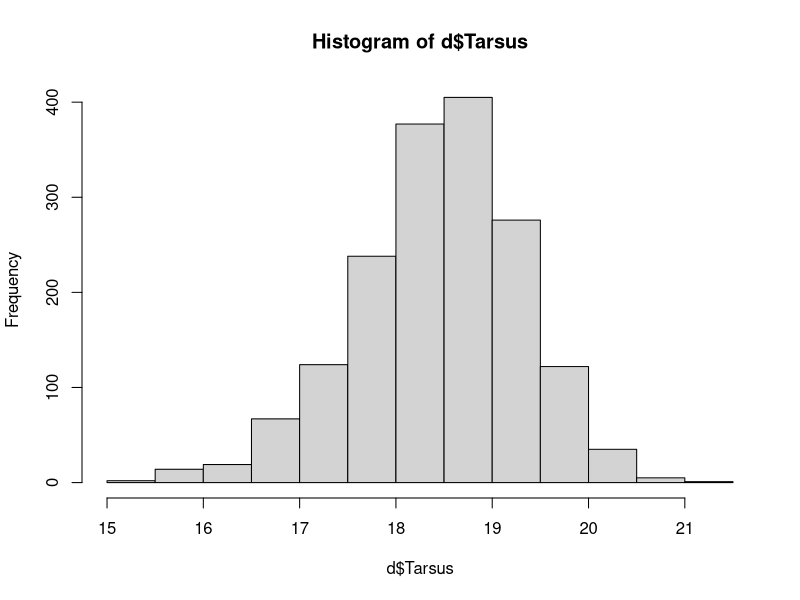
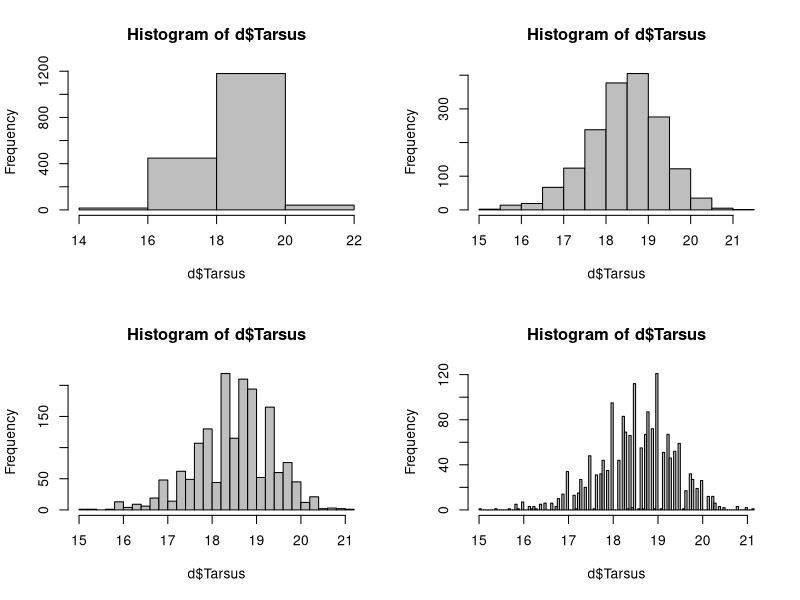
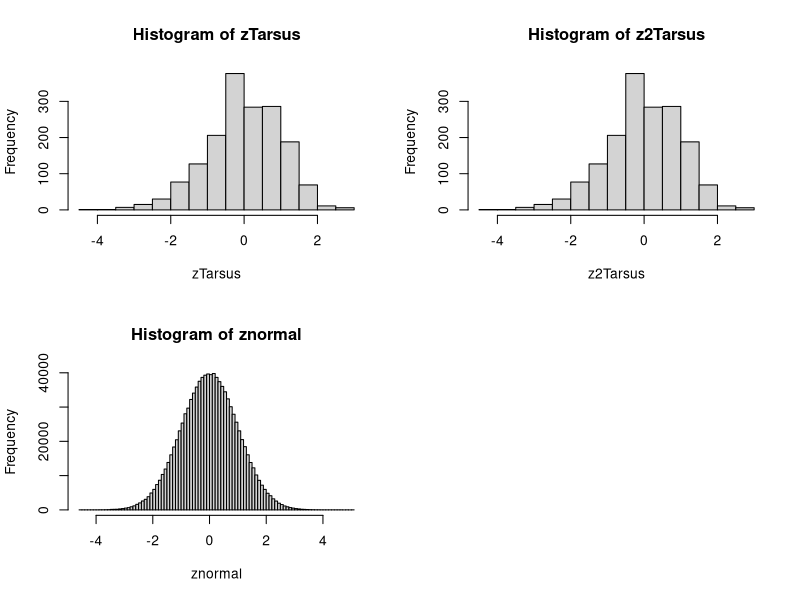

The R source for these figures, in order: (Note: this script raises an error after producing the figures.)
## Importing data

rm(list = ls())

getwd()

d <- read.table("../data/SparrowSize.txt", header = TRUE)
str(d) # structure

names(d)

head(d)

length(d$Tarsus)

## Histograms, mean, median, mode

hist(d$Tarsus)

mean(d$Tarsus) # NA due to missing values
help(mean)
mean(d$Tarsus, na.rm = T)

median(d$Tarsus, na.rm = T)

mode(d$Tarsus) # mode returns a description of object type
    # in a continuous dataset most values occur once

par(mfrow = c(2,2)) # prepping four plots, 2*2
hist(d$Tarsus, breaks = 3, col = "grey")
hist(d$Tarsus, breaks = 10, col = "grey")
hist(d$Tarsus, breaks = 30, col = "grey")
hist(d$Tarsus, breaks = 100, col="grey") # gaps in histogram- when the resolution of the graph is higher than the resolution of the measuring device

## no package to calc mode- do it manually

head(table(d$Tarsus)) # weird rounding issues

?round
d$Tarsus.rounded <- round(d$Tarsus, digits = 1)
head(d$Tarsus.rounded)

require(dplyr) # to sort the data

TarsusTally <- d %>% count(Tarsus.rounded, sort = TRUE)
TarsusTally # top value (19) is the mode

d2 <- subset(d, d$Tarsus!="NA") # d2 has no NAs
length(d$Tarsus)-length(d2$Tarsus) # removed 85 NAs

TarsusTally <- d2 %>% count(Tarsus.rounded, sort = TRUE)
head(TarsusTally)

# indexing from the tibble to get the first value from the first column

TarsusTally[1] # 1st col
TarsusTally[2] # 2nd col

TarsusTally[[1]] # 1st col AS A VECTOR 
    # with column naming and wrapping removed

TarsusTally[[1]][1] # 1st element of 1st col = MODE

## Range, variance, SD

range(d$Tarsus, na.rm = TRUE) # min and max

var(d$Tarsus, na.rm = TRUE)

# writing out variance formula in R

sum((d2$Tarsus - mean(d2$Tarsus))^2)/(length(d2$Tarsus) - 1)

# standard deviation
sd(d2$Tarsus)
sqrt(var(d2$Tarsus))

## Z scores and quantiles

# z scores come from a standardized normal dist
    # with mean = 0, sd = 1 -> var = 1

# z-transforming data: making it like that (mean 0 sd 1)
    # see general formula for doing that
        # subtract the mean (so new mean 0)
        # divide by sd (so new sd 1)

zTarsus <- (d2$Tarsus - mean(d2$Tarsus))/sd(d2$Tarsus)
var(zTarsus)
hist(zTarsus)

# there is a function for this ^ in R
z2Tarsus <- scale(d2$Tarsus)

print(z2Tarsus)
var(z2Tarsus)
hist(z2Tarsus)

# z score- how many standard deviations is a data point from the mean

znormal <- rnorm(1e+06) # 1 million randos
hist(znormal, breaks = 100)

summary(znormal)

qnorm(c(0.025, 0.975)) # gives the value at the given quantiles
pnorm(.Last.value) # probability at a given value


par(mfrow = c(1, 2))
hist(znormal, breaks = 100)
abline(v = qnorm(c(0.25, 0.5, 0.75)), lwd = 2) # adds straight lines.
abline(v = qnorm(c(0.025, 0.975)), lwd = 2, lty = "dashed") #lwd = line width
plot(density(znormal))
abline(v = qnorm(c(0.25, 0.5, 0.75)), col = "gray")
abline(v = qnorm(c(0.025, 0.975)), lty = "dotted", col = "black")
abline(h = 0, lwd = 3, col = "blue")
text(2, 0.3, "1.96", col = "red", adj = 0)
text(-2, 0.3, "-1.96", col = "red", adj = 1)

# the 2.5% and 97.5% quantiles are important for hypothesis testing (later)
    # encompass true population value with 95% prob
    # 95 times in 100 sampling events, true mean lines within this confidence interval

## Exercises

# 1 
boxplot(d$Tarsus~d$Sex.1, col = c("red", "blue"), ylab="Tarsus length (mm)")
    # use dSex.1 and not dSex so you get M and F on x axis

# 2
    # when is median/ mode useful over a mean

# 3 a) how does variable precision size affect ideal bin size in histograms
    # more precise -> use more bins
        # -> allows you to capture more of the variation
    # can't be too precise with bin size
        # otherwise you will get gaps in probabilities
    #b) variance of z-standardized data is 0

#4) how to z transform data?
    # scale()

#5) for boxplot could label axes using xlab

#6) higher variance means larger spread of data


### different distributions

## Poisson
x <- 1:500
lambda <- 400 # expected number of occurrences of an event

dev.off()
plot(x, dpois(x, lambda), type = "h", lwd = 2, ylab = "Probability")

## Exponential

# models time until an event occurs

lambda <- 1 # rate parameter

x <- seq(0, 5, by = 0.1) # Generate a sequence of x values
y <- dexp(x, rate = lambda) # Calculate the Exponential probability density function (PDF)

plot(x, y, type = "l", col = "blue", lwd = 2,
     main = "Exponential Distribution (λ=1)",
     xlab = "Time until event occurs",
     ylab = "Density")

### exploring sparrow data
    # determining data type of each variable

str(d2)

## BirdID
length(d2$BirdID)

hist(d2$BirdID) # some birds ided multiple times
# bimodal

# count data

## Year

# discrete data

## Tarsus

hist (d2$Tarsus)

# continuous data
# normal distribution

## wing
dev.off()
class(d2$Wing)

hist(d2$Wing)
# continuous data

## mass

# continuous

## sex

# binomial

## sex. l

# nominal





